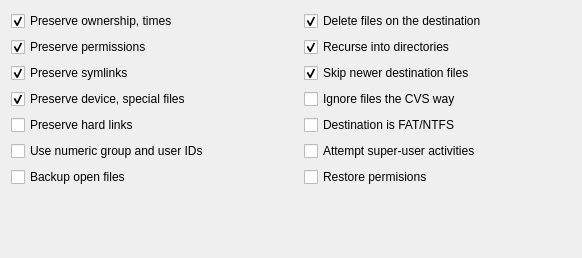
             <widget class="QWidget" name="options_templates">
              <property name="geometry">
               <rect>
                <x>0</x>
                <y>0</y>
                <width>582</width>
                <height>258</height>
               </rect>
              </property>
              <attribute name="label">
               <string>Templates</string>
              </attribute>
              <layout class="QGridLayout" name="gridLayout_10">
               <item row="0" column="0">
                <widget class="QCheckBox" name="checkBox_ownership">
                 <property name="sizePolicy">
                  <sizepolicy hsizetype="Minimum" vsizetype="Minimum">
                   <horstretch>0</horstretch>
                   <verstretch>0</verstretch>
                  </sizepolicy>
                 </property>
                 <property name="minimumSize">
                  <size>
                   <width>0</width>
                   <height>0</height>
                  </size>
                 </property>
                 <property name="font">
                  <font>
                   <weight>50</weight>
                   <bold>false</bold>
                  </font>
                 </property>
                 <property name="cursor">
                  <cursorShape>PointingHandCursor</cursorShape>
                 </property>
                 <property name="toolTip">
                  <string>Preserve the owner (super user only), group &amp; time stamp of files
(-tgo)</string>
                 </property>
                 <property name="text">
                  <string>Preserve ownership, times</string>
                 </property>
                 <property name="checked">
                  <bool>true</bool>
                 </property>
                </widget>
               </item>
               <item row="0" column="2">
                <widget class="QCheckBox" name="checkBox_deleteAfter">
                 <property name="sizePolicy">
                  <sizepolicy hsizetype="Minimum" vsizetype="Minimum">
                   <horstretch>0</horstretch>
                   <verstretch>0</verstretch>
                  </sizepolicy>
                 </property>
                 <property name="minimumSize">
                  <size>
                   <width>0</width>
                   <height>0</height>
                  </size>
                 </property>
                 <property name="font">
                  <font>
                   <weight>50</weight>
                   <bold>false</bold>
                  </font>
                 </property>
                 <property name="cursor">
                  <cursorShape>PointingHandCursor</cursorShape>
                 </property>
                 <property name="toolTip">
                  <string>Delete files on the destination that don't exist on the source
. &quot;Recurse into directories&quot; has to be selected 
(--delete-after &amp; --delete-excluded if &quot;Exclude&quot; is used)</string>
                 </property>
                 <property name="text">
                  <string>Delete files on the destination</string>
                 </property>
                 <property name="checked">
                  <bool>true</bool>
                 </property>
                </widget>
               </item>
               <item row="1" column="0">
                <widget class="QCheckBox" name="checkBox_permissions">
                 <property name="sizePolicy">
                  <sizepolicy hsizetype="Minimum" vsizetype="Minimum">
                   <horstretch>0</horstretch>
                   <verstretch>0</verstretch>
                  </sizepolicy>
                 </property>
                 <property name="font">
                  <font>
                   <weight>50</weight>
                   <bold>false</bold>
                  </font>
                 </property>
                 <property name="cursor">
                  <cursorShape>PointingHandCursor</cursorShape>
                 </property>
                 <property name="toolTip">
                  <string>Preserve permissions of files
(-p)</string>
                 </property>
                 <property name="text">
                  <string>Preserve permissions</string>
                 </property>
                 <property name="checked">
                  <bool>true</bool>
                 </property>
                </widget>
               </item>
               <item row="1" column="2">
                <widget class="QCheckBox" name="checkBox_recurse">
                 <property name="sizePolicy">
                  <sizepolicy hsizetype="Minimum" vsizetype="Minimum">
                   <horstretch>0</horstretch>
                   <verstretch>0</verstretch>
                  </sizepolicy>
                 </property>
                 <property name="font">
                  <font>
                   <weight>50</weight>
                   <bold>false</bold>
                  </font>
                 </property>
                 <property name="cursor">
                  <cursorShape>PointingHandCursor</cursorShape>
                 </property>
                 <property name="toolTip">
                  <string>Recurse into directories 
(-r)</string>
                 </property>
                 <property name="text">
                  <string>Recurse into directories</string>
                 </property>
                 <property name="checked">
                  <bool>true</bool>
                 </property>
                </widget>
               </item>
               <item row="2" column="0">
                <widget class="QCheckBox" name="checkBox_symlinks">
                 <property name="sizePolicy">
                  <sizepolicy hsizetype="Minimum" vsizetype="Minimum">
                   <horstretch>0</horstretch>
                   <verstretch>0</verstretch>
                  </sizepolicy>
                 </property>
                 <property name="font">
                  <font>
                   <weight>50</weight>
                   <bold>false</bold>
                  </font>
                 </property>
                 <property name="cursor">
                  <cursorShape>PointingHandCursor</cursorShape>
                 </property>
                 <property name="toolTip">
                  <string>Copy symlinks as symlinks
(-l)</string>
                 </property>
                 <property name="text">
                  <string>Preserve symlinks</string>
                 </property>
                 <property name="checked">
                  <bool>true</bool>
                 </property>
                </widget>
               </item>
               <item row="2" column="2">
                <widget class="QCheckBox" name="checkBox_update">
                 <property name="sizePolicy">
                  <sizepolicy hsizetype="Minimum" vsizetype="Minimum">
                   <horstretch>0</horstretch>
                   <verstretch>0</verstretch>
                  </sizepolicy>
                 </property>
                 <property name="font">
                  <font>
                   <weight>50</weight>
                   <bold>false</bold>
                  </font>
                 </property>
                 <property name="cursor">
                  <cursorShape>PointingHandCursor</cursorShape>
                 </property>
                 <property name="toolTip">
                  <string>Do not backup source files that are newer on the destination 
(--update)</string>
                 </property>
                 <property name="text">
                  <string>Skip newer destination files</string>
                 </property>
                 <property name="checked">
                  <bool>true</bool>
                 </property>
                </widget>
               </item>
               <item row="3" column="0">
                <widget class="QCheckBox" name="checkBox_devices">
                 <property name="sizePolicy">
                  <sizepolicy hsizetype="Minimum" vsizetype="Minimum">
                   <horstretch>0</horstretch>
                   <verstretch>0</verstretch>
                  </sizepolicy>
                 </property>
                 <property name="minimumSize">
                  <size>
                   <width>0</width>
                   <height>0</height>
                  </size>
                 </property>
                 <property name="font">
                  <font>
                   <weight>50</weight>
                   <bold>false</bold>
                  </font>
                 </property>
                 <property name="cursor">
                  <cursorShape>PointingHandCursor</cursorShape>
                 </property>
                 <property name="toolTip">
                  <string>Copy device (super user only)  &amp; special files as they are
(-D)</string>
                 </property>
                 <property name="text">
                  <string>Preserve device, special files</string>
                 </property>
                 <property name="checked">
                  <bool>true</bool>
                 </property>
                </widget>
               </item>
               <item row="3" column="2">
                <widget class="QCheckBox" name="checkBox_cvs">
                 <property name="sizePolicy">
                  <sizepolicy hsizetype="Minimum" vsizetype="Minimum">
                   <horstretch>0</horstretch>
                   <verstretch>0</verstretch>
                  </sizepolicy>
                 </property>
                 <property name="font">
                  <font>
                   <weight>50</weight>
                   <bold>false</bold>
                  </font>
                 </property>
                 <property name="cursor">
                  <cursorShape>PointingHandCursor</cursorShape>
                 </property>
                 <property name="toolTip">
                  <string>Ignore files using a similar algorithm to CVS 
(-C)</string>
                 </property>
                 <property name="text">
                  <string>Ignore files the CVS way</string>
                 </property>
                </widget>
               </item>
               <item row="4" column="0">
                <widget class="QCheckBox" name="checkBox_hardLinks">
                 <property name="sizePolicy">
                  <sizepolicy hsizetype="Minimum" vsizetype="Minimum">
                   <horstretch>0</horstretch>
                   <verstretch>0</verstretch>
                  </sizepolicy>
                 </property>
                 <property name="font">
                  <font>
                   <weight>50</weight>
                   <bold>false</bold>
                  </font>
                 </property>
                 <property name="cursor">
                  <cursorShape>PointingHandCursor</cursorShape>
                 </property>
                 <property name="toolTip">
                  <string>Files that are hard-linked together on the source will hard-link together on the destination
WARNING: All files have to be included in the transfer set !!
(-H)</string>
                 </property>
                 <property name="text">
                  <string>Preserve hard links</string>
                 </property>
                </widget>
               </item>
               <item row="4" column="2">
                <widget class="QCheckBox" name="checkBox_FATntfs">
                 <property name="sizePolicy">
                  <sizepolicy hsizetype="Minimum" vsizetype="Minimum">
                   <horstretch>0</horstretch>
                   <verstretch>0</verstretch>
                  </sizepolicy>
                 </property>
                 <property name="font">
                  <font>
                   <weight>50</weight>
                   <bold>false</bold>
                  </font>
                 </property>
                 <property name="cursor">
                  <cursorShape>PointingHandCursor</cursorShape>
                 </property>
                 <property name="toolTip">
                  <string>Check this is you use a FAT/NTFS partition as destination.
Data ownership and permissions will NOT be preserved.
(-t --modify-window=1)</string>
                 </property>
                 <property name="text">
                  <string>Destination is FAT/NTFS</string>
                 </property>
                </widget>
               </item>
               <item row="5" column="0">
                <widget class="QCheckBox" name="checkBox_numericIDs">
                 <property name="sizePolicy">
                  <sizepolicy hsizetype="Minimum" vsizetype="Minimum">
                   <horstretch>0</horstretch>
                   <verstretch>0</verstretch>
                  </sizepolicy>
                 </property>
                 <property name="font">
                  <font>
                   <weight>50</weight>
                   <bold>false</bold>
                  </font>
                 </property>
                 <property name="cursor">
                  <cursorShape>PointingHandCursor</cursorShape>
                 </property>
                 <property name="toolTip">
                  <string>With this option rsync will transfer numeric group and user IDs
rather than using user and group names
and mapping them at both ends.
(--numeric-ids)</string>
                 </property>
                 <property name="text">
                  <string>Use numeric group and user IDs</string>
                 </property>
                </widget>
               </item>
               <item row="5" column="2">
                <widget class="QCheckBox" name="checkBox_super">
                 <property name="sizePolicy">
                  <sizepolicy hsizetype="Minimum" vsizetype="Minimum">
                   <horstretch>0</horstretch>
                   <verstretch>0</verstretch>
                  </sizepolicy>
                 </property>
                 <property name="font">
                  <font>
                   <weight>50</weight>
                   <bold>false</bold>
                  </font>
                 </property>
                 <property name="cursor">
                  <cursorShape>PointingHandCursor</cursorShape>
                 </property>
                 <property name="toolTip">
                  <string>This tells the receiving side to attempt super-user activities
even if the receiving rsync wasn’t run by the super-user.
These activities include:
preserving users via the --owner option
preserving all groups (not just the current user’s groups) via the --groups option
and copying devices via the --devices option.
(--super)</string>
                 </property>
                 <property name="text">
                  <string>Attempt super-user activities</string>
                 </property>
                </widget>
               </item>
               <item row="6" column="0">
                <widget class="QCheckBox" name="checkBox_vss">
                 <property name="sizePolicy">
                  <sizepolicy hsizetype="Minimum" vsizetype="Minimum">
                   <horstretch>0</horstretch>
                   <verstretch>0</verstretch>
                  </sizepolicy>
                 </property>
                 <property name="font">
                  <font>
                   <weight>50</weight>
                   <bold>false</bold>
                  </font>
                 </property>
                 <property name="cursor">
                  <cursorShape>PointingHandCursor</cursorShape>
                 </property>
                 <property name="toolTip">
                  <string>Try to backup open files in windows systems using vss (Only works on windows 2000 and upper)
(--vss)</string>
                 </property>
                 <property name="text">
                  <string>Backup open files</string>
                 </property>
                 <property name="checked">
                  <bool>false</bool>
                 </property>
                </widget>
               </item>
               <item row="6" column="2">
                <widget class="QCheckBox" name="checkBox_restorent">
                 <property name="sizePolicy">
                  <sizepolicy hsizetype="Minimum" vsizetype="Minimum">
                   <horstretch>0</horstretch>
                   <verstretch>0</verstretch>
                  </sizepolicy>
                 </property>
                 <property name="font">
                  <font>
                   <weight>50</weight>
                   <bold>false</bold>
                  </font>
                 </property>
                 <property name="cursor">
                  <cursorShape>PointingHandCursor</cursorShape>
                 </property>
                 <property name="toolTip">
                  <string>Restore backed-up windows permissions localized in nt-streams 
(--restore-nt-streams)</string>
                 </property>
                 <property name="text">
                  <string>Restore permisions</string>
                 </property>
                </widget>
               </item>
               <item row="7" column="1">
                <spacer name="verticalSpacer_3">
                 <property name="orientation">
                  <enum>Qt::Vertical</enum>
                 </property>
                 <property name="sizeHint" stdset="0">
                  <size>
                   <width>20</width>
                   <height>40</height>
                  </size>
                 </property>
                </spacer>
               </item>
              </layout>
             </widget>
